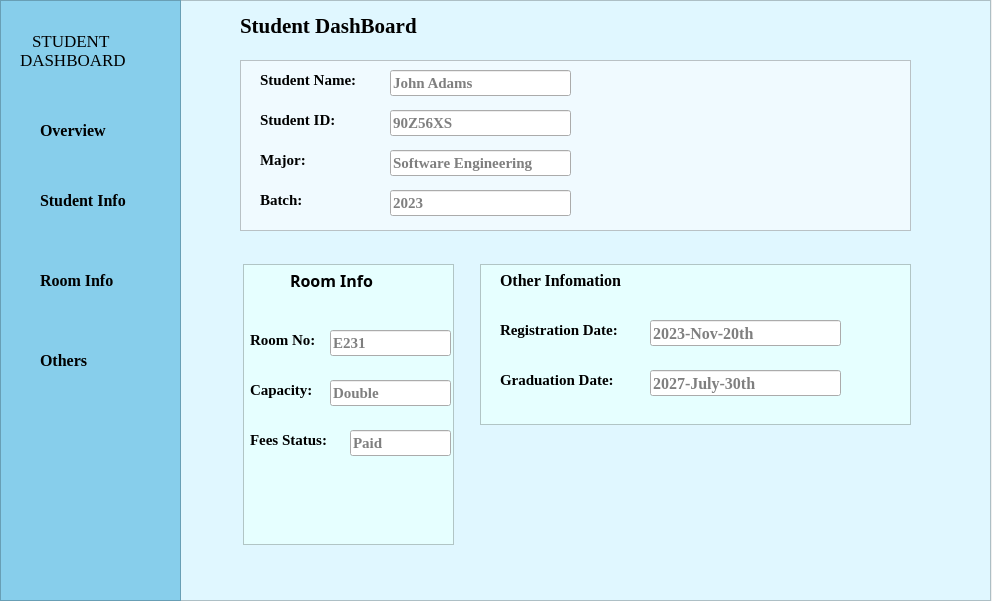
<?xml version="1.0" encoding="UTF-8"?>
<ui version="4.0">
 <class>studentdashboard</class>
 <widget class="QDialog" name="studentdashboard">
  <property name="geometry">
   <rect>
    <x>0</x>
    <y>0</y>
    <width>992</width>
    <height>601</height>
   </rect>
  </property>
  <property name="windowTitle">
   <string>Dialog</string>
  </property>
  <widget class="QLabel" name="label">
   <property name="geometry">
    <rect>
     <x>240</x>
     <y>10</y>
     <width>241</width>
     <height>31</height>
    </rect>
   </property>
   <property name="font">
    <font>
     <family>Times New Roman</family>
     <pointsize>16</pointsize>
     <bold>true</bold>
    </font>
   </property>
   <property name="text">
    <string>Student DashBoard</string>
   </property>
  </widget>
  <widget class="QPlainTextEdit" name="plainTextEdit_5">
   <property name="geometry">
    <rect>
     <x>480</x>
     <y>264</y>
     <width>431</width>
     <height>161</height>
    </rect>
   </property>
   <property name="styleSheet">
    <string notr="true">QPlainTextEdit {
    background-color: #e6ffff;
}
</string>
   </property>
   <property name="plainText">
    <string/>
   </property>
  </widget>
  <widget class="QLabel" name="label_2">
   <property name="geometry">
    <rect>
     <x>32</x>
     <y>30</y>
     <width>111</width>
     <height>21</height>
    </rect>
   </property>
   <property name="font">
    <font>
     <family>Times New Roman</family>
     <pointsize>13</pointsize>
     <bold>false</bold>
    </font>
   </property>
   <property name="text">
    <string>STUDENT</string>
   </property>
  </widget>
  <widget class="QLabel" name="label_10">
   <property name="geometry">
    <rect>
     <x>250</x>
     <y>330</y>
     <width>81</width>
     <height>20</height>
    </rect>
   </property>
   <property name="font">
    <font>
     <family>Times New Roman</family>
     <pointsize>11</pointsize>
     <bold>true</bold>
    </font>
   </property>
   <property name="text">
    <string>Room No:</string>
   </property>
  </widget>
  <widget class="QLabel" name="label_14">
   <property name="geometry">
    <rect>
     <x>260</x>
     <y>190</y>
     <width>63</width>
     <height>20</height>
    </rect>
   </property>
   <property name="font">
    <font>
     <family>Times New Roman</family>
     <pointsize>11</pointsize>
     <bold>true</bold>
    </font>
   </property>
   <property name="text">
    <string>Batch:</string>
   </property>
  </widget>
  <widget class="QLabel" name="label_9">
   <property name="geometry">
    <rect>
     <x>500</x>
     <y>270</y>
     <width>161</width>
     <height>21</height>
    </rect>
   </property>
   <property name="font">
    <font>
     <family>Times New Roman</family>
     <pointsize>12</pointsize>
     <bold>true</bold>
    </font>
   </property>
   <property name="text">
    <string>Other Infomation</string>
   </property>
  </widget>
  <widget class="QLineEdit" name="lineEdit_3">
   <property name="geometry">
    <rect>
     <x>390</x>
     <y>150</y>
     <width>181</width>
     <height>26</height>
    </rect>
   </property>
   <property name="font">
    <font>
     <family>Times New Roman</family>
     <pointsize>11</pointsize>
     <bold>true</bold>
    </font>
   </property>
   <property name="placeholderText">
    <string>Software Engineering</string>
   </property>
  </widget>
  <widget class="QLabel" name="label_7">
   <property name="geometry">
    <rect>
     <x>500</x>
     <y>320</y>
     <width>141</width>
     <height>20</height>
    </rect>
   </property>
   <property name="font">
    <font>
     <family>Times New Roman</family>
     <pointsize>11</pointsize>
     <bold>true</bold>
    </font>
   </property>
   <property name="text">
    <string>Registration Date:</string>
   </property>
  </widget>
  <widget class="QLabel" name="label_8">
   <property name="geometry">
    <rect>
     <x>290</x>
     <y>270</y>
     <width>101</width>
     <height>21</height>
    </rect>
   </property>
   <property name="font">
    <font>
     <family>Titillium Web</family>
     <pointsize>12</pointsize>
     <bold>true</bold>
    </font>
   </property>
   <property name="text">
    <string>Room Info</string>
   </property>
  </widget>
  <widget class="QLabel" name="label_18">
   <property name="geometry">
    <rect>
     <x>40</x>
     <y>350</y>
     <width>71</width>
     <height>20</height>
    </rect>
   </property>
   <property name="font">
    <font>
     <family>Times New Roman</family>
     <pointsize>12</pointsize>
     <bold>true</bold>
    </font>
   </property>
   <property name="text">
    <string>Others</string>
   </property>
  </widget>
  <widget class="QLabel" name="label_6">
   <property name="geometry">
    <rect>
     <x>260</x>
     <y>150</y>
     <width>63</width>
     <height>20</height>
    </rect>
   </property>
   <property name="font">
    <font>
     <family>Times New Roman</family>
     <pointsize>11</pointsize>
     <bold>true</bold>
    </font>
   </property>
   <property name="text">
    <string>Major:</string>
   </property>
  </widget>
  <widget class="QLabel" name="label_17">
   <property name="geometry">
    <rect>
     <x>40</x>
     <y>270</y>
     <width>101</width>
     <height>20</height>
    </rect>
   </property>
   <property name="font">
    <font>
     <family>Times New Roman</family>
     <pointsize>12</pointsize>
     <bold>true</bold>
    </font>
   </property>
   <property name="text">
    <string>Room Info</string>
   </property>
  </widget>
  <widget class="QLineEdit" name="lineEdit_4">
   <property name="geometry">
    <rect>
     <x>390</x>
     <y>190</y>
     <width>181</width>
     <height>26</height>
    </rect>
   </property>
   <property name="font">
    <font>
     <family>Times New Roman</family>
     <pointsize>11</pointsize>
     <bold>true</bold>
    </font>
   </property>
   <property name="placeholderText">
    <string>2023</string>
   </property>
  </widget>
  <widget class="QLabel" name="label_13">
   <property name="geometry">
    <rect>
     <x>500</x>
     <y>370</y>
     <width>141</width>
     <height>20</height>
    </rect>
   </property>
   <property name="font">
    <font>
     <family>Times New Roman</family>
     <pointsize>11</pointsize>
     <bold>true</bold>
    </font>
   </property>
   <property name="text">
    <string>Graduation Date:</string>
   </property>
  </widget>
  <widget class="QLineEdit" name="lineEdit_7">
   <property name="geometry">
    <rect>
     <x>350</x>
     <y>430</y>
     <width>101</width>
     <height>26</height>
    </rect>
   </property>
   <property name="font">
    <font>
     <family>Times New Roman</family>
     <pointsize>11</pointsize>
     <bold>true</bold>
    </font>
   </property>
   <property name="placeholderText">
    <string>Paid</string>
   </property>
  </widget>
  <widget class="QLineEdit" name="lineEdit_9">
   <property name="geometry">
    <rect>
     <x>650</x>
     <y>370</y>
     <width>191</width>
     <height>26</height>
    </rect>
   </property>
   <property name="font">
    <font>
     <family>Times New Roman</family>
     <pointsize>12</pointsize>
     <italic>false</italic>
     <bold>true</bold>
    </font>
   </property>
   <property name="placeholderText">
    <string>2027-July-30th</string>
   </property>
  </widget>
  <widget class="QPlainTextEdit" name="plainTextEdit">
   <property name="geometry">
    <rect>
     <x>0</x>
     <y>0</y>
     <width>991</width>
     <height>601</height>
    </rect>
   </property>
   <property name="styleSheet">
    <string notr="true">QPlainTextEdit {
    background-color: #e0f7ff;
}
</string>
   </property>
  </widget>
  <widget class="QLabel" name="label_11">
   <property name="geometry">
    <rect>
     <x>250</x>
     <y>380</y>
     <width>81</width>
     <height>20</height>
    </rect>
   </property>
   <property name="font">
    <font>
     <family>Times New Roman</family>
     <pointsize>11</pointsize>
     <bold>true</bold>
    </font>
   </property>
   <property name="text">
    <string>Capacity:</string>
   </property>
  </widget>
  <widget class="QLabel" name="label_5">
   <property name="geometry">
    <rect>
     <x>260</x>
     <y>110</y>
     <width>91</width>
     <height>20</height>
    </rect>
   </property>
   <property name="font">
    <font>
     <family>Times New Roman</family>
     <pointsize>11</pointsize>
     <bold>true</bold>
    </font>
   </property>
   <property name="text">
    <string>Student ID:</string>
   </property>
  </widget>
  <widget class="QLabel" name="label_4">
   <property name="geometry">
    <rect>
     <x>260</x>
     <y>70</y>
     <width>131</width>
     <height>20</height>
    </rect>
   </property>
   <property name="font">
    <font>
     <family>Times New Roman</family>
     <pointsize>11</pointsize>
     <bold>true</bold>
    </font>
   </property>
   <property name="text">
    <string>Student Name:</string>
   </property>
  </widget>
  <widget class="QLineEdit" name="lineEdit_8">
   <property name="geometry">
    <rect>
     <x>650</x>
     <y>320</y>
     <width>191</width>
     <height>26</height>
    </rect>
   </property>
   <property name="font">
    <font>
     <family>Times New Roman</family>
     <pointsize>12</pointsize>
     <bold>true</bold>
    </font>
   </property>
   <property name="placeholderText">
    <string>2023-Nov-20th</string>
   </property>
  </widget>
  <widget class="QLineEdit" name="lineEdit">
   <property name="geometry">
    <rect>
     <x>390</x>
     <y>70</y>
     <width>181</width>
     <height>26</height>
    </rect>
   </property>
   <property name="font">
    <font>
     <family>Times New Roman</family>
     <pointsize>11</pointsize>
     <bold>true</bold>
    </font>
   </property>
   <property name="placeholderText">
    <string>John Adams</string>
   </property>
  </widget>
  <widget class="QPlainTextEdit" name="plainTextEdit_4">
   <property name="geometry">
    <rect>
     <x>243</x>
     <y>264</y>
     <width>211</width>
     <height>281</height>
    </rect>
   </property>
   <property name="styleSheet">
    <string notr="true">QPlainTextEdit {
    background-color: #e6ffff;
}
</string>
   </property>
   <property name="plainText">
    <string/>
   </property>
  </widget>
  <widget class="QLineEdit" name="lineEdit_2">
   <property name="geometry">
    <rect>
     <x>390</x>
     <y>110</y>
     <width>181</width>
     <height>26</height>
    </rect>
   </property>
   <property name="font">
    <font>
     <family>Times New Roman</family>
     <pointsize>11</pointsize>
     <bold>true</bold>
    </font>
   </property>
   <property name="placeholderText">
    <string>90Z56XS</string>
   </property>
  </widget>
  <widget class="QLabel" name="label_3">
   <property name="geometry">
    <rect>
     <x>20</x>
     <y>50</y>
     <width>151</width>
     <height>20</height>
    </rect>
   </property>
   <property name="font">
    <font>
     <family>Times New Roman</family>
     <pointsize>13</pointsize>
    </font>
   </property>
   <property name="text">
    <string>DASHBOARD</string>
   </property>
  </widget>
  <widget class="QLabel" name="label_12">
   <property name="geometry">
    <rect>
     <x>250</x>
     <y>430</y>
     <width>101</width>
     <height>20</height>
    </rect>
   </property>
   <property name="font">
    <font>
     <family>Times New Roman</family>
     <pointsize>11</pointsize>
     <bold>true</bold>
    </font>
   </property>
   <property name="text">
    <string>Fees Status:</string>
   </property>
  </widget>
  <widget class="QPlainTextEdit" name="plainTextEdit_2">
   <property name="geometry">
    <rect>
     <x>0</x>
     <y>0</y>
     <width>181</width>
     <height>601</height>
    </rect>
   </property>
   <property name="styleSheet">
    <string notr="true">QPlainTextEdit {
    background-color: skyblue;
}
</string>
   </property>
  </widget>
  <widget class="QLineEdit" name="lineEdit_6">
   <property name="geometry">
    <rect>
     <x>330</x>
     <y>380</y>
     <width>121</width>
     <height>26</height>
    </rect>
   </property>
   <property name="font">
    <font>
     <family>Times New Roman</family>
     <pointsize>11</pointsize>
     <bold>true</bold>
    </font>
   </property>
   <property name="placeholderText">
    <string>Double</string>
   </property>
  </widget>
  <widget class="QPlainTextEdit" name="plainTextEdit_3">
   <property name="geometry">
    <rect>
     <x>240</x>
     <y>60</y>
     <width>671</width>
     <height>171</height>
    </rect>
   </property>
   <property name="styleSheet">
    <string notr="true">QPlainTextEdit {
    background-color: #f0faff;
}
</string>
   </property>
  </widget>
  <widget class="QLabel" name="label_16">
   <property name="geometry">
    <rect>
     <x>40</x>
     <y>190</y>
     <width>111</width>
     <height>20</height>
    </rect>
   </property>
   <property name="font">
    <font>
     <family>Times New Roman</family>
     <pointsize>12</pointsize>
     <bold>true</bold>
    </font>
   </property>
   <property name="text">
    <string>Student Info</string>
   </property>
  </widget>
  <widget class="QLabel" name="label_15">
   <property name="geometry">
    <rect>
     <x>40</x>
     <y>110</y>
     <width>111</width>
     <height>41</height>
    </rect>
   </property>
   <property name="font">
    <font>
     <family>Times New Roman</family>
     <pointsize>12</pointsize>
     <bold>true</bold>
    </font>
   </property>
   <property name="text">
    <string>Overview</string>
   </property>
  </widget>
  <widget class="QLineEdit" name="lineEdit_5">
   <property name="geometry">
    <rect>
     <x>330</x>
     <y>330</y>
     <width>121</width>
     <height>26</height>
    </rect>
   </property>
   <property name="font">
    <font>
     <family>Times New Roman</family>
     <pointsize>11</pointsize>
     <bold>true</bold>
    </font>
   </property>
   <property name="placeholderText">
    <string>E231</string>
   </property>
  </widget>
  <zorder>plainTextEdit</zorder>
  <zorder>plainTextEdit_4</zorder>
  <zorder>plainTextEdit_2</zorder>
  <zorder>plainTextEdit_3</zorder>
  <zorder>label</zorder>
  <zorder>plainTextEdit_5</zorder>
  <zorder>label_2</zorder>
  <zorder>label_10</zorder>
  <zorder>label_14</zorder>
  <zorder>label_9</zorder>
  <zorder>lineEdit_3</zorder>
  <zorder>label_7</zorder>
  <zorder>label_8</zorder>
  <zorder>label_18</zorder>
  <zorder>label_6</zorder>
  <zorder>label_17</zorder>
  <zorder>lineEdit_4</zorder>
  <zorder>label_13</zorder>
  <zorder>lineEdit_7</zorder>
  <zorder>lineEdit_9</zorder>
  <zorder>label_11</zorder>
  <zorder>label_5</zorder>
  <zorder>label_4</zorder>
  <zorder>lineEdit_8</zorder>
  <zorder>lineEdit</zorder>
  <zorder>lineEdit_2</zorder>
  <zorder>label_3</zorder>
  <zorder>label_12</zorder>
  <zorder>lineEdit_6</zorder>
  <zorder>label_16</zorder>
  <zorder>label_15</zorder>
  <zorder>lineEdit_5</zorder>
 </widget>
 <resources/>
 <connections/>
</ui>
